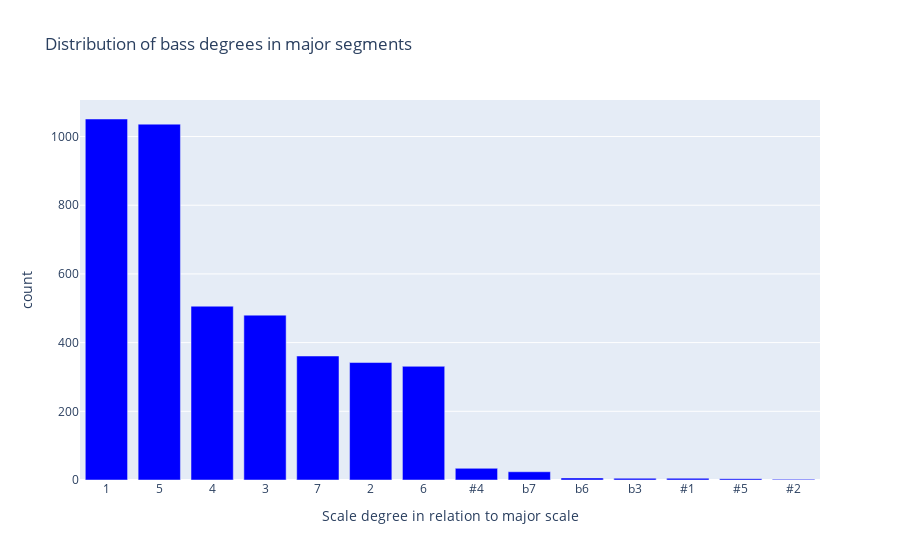

The notebook cell this image was saved under:
### Code cell
localkey_is_major = ~df.localkey_is_minor
print(f"N = {localkey_is_major.sum()}")
bd_maj = df[localkey_is_major].bass_note.value_counts()
fig = px.bar(bd_maj, x=fifths2sd(bd_maj.index.to_list(), minor=False), y=bd_maj.values, 
             labels=dict(x='Scale degree in relation to major scale', y='count'), 
             title="Distribution of bass degrees in major segments",
             color_discrete_sequence =['blue']*len(bd_maj))
fig.update_xaxes(type='category')
fig.show()

### Figure 1 — Plotly figure (JSON) as saved in the notebook; plotly's stock layout.template omitted (floating-point values rounded to 4 significant figures)
{"data": [{"alignmentgroup": "True", "hovertemplate": "Scale degree in relation to major scale=%{x}<br>count=%{y}<extra></extra>", "legendgroup": "", "marker": {"color": "blue", "pattern": {"shape": ""}}, "name": "", "offsetgroup": "", "orientation": "v", "showlegend": false, "textposition": "auto", "type": "bar", "x": ["1", "5", "4", "3", "7", "2", "6", "#4", "b7", "b6", "b3", "#1", "#5", "#2"], "xaxis": "x", "y": [1051, 1036, 506, 480, 361, 342, 331, 34, 24, 6, 5, 5, 4, 2], "yaxis": "y"}], "layout": {"autosize": true, "barmode": "relative", "legend": {"tracegroupgap": 0}, "title": {"text": "Distribution of bass degrees in major segments"}, "xaxis": {"anchor": "y", "autorange": true, "domain": [0, 1], "range": [-0.5, 13.5], "title": {"text": "Scale degree in relation to major scale"}, "type": "category"}, "yaxis": {"anchor": "x", "autorange": true, "domain": [0, 1], "range": [0, 1106.0], "title": {"text": "count"}, "type": "linear"}}}
